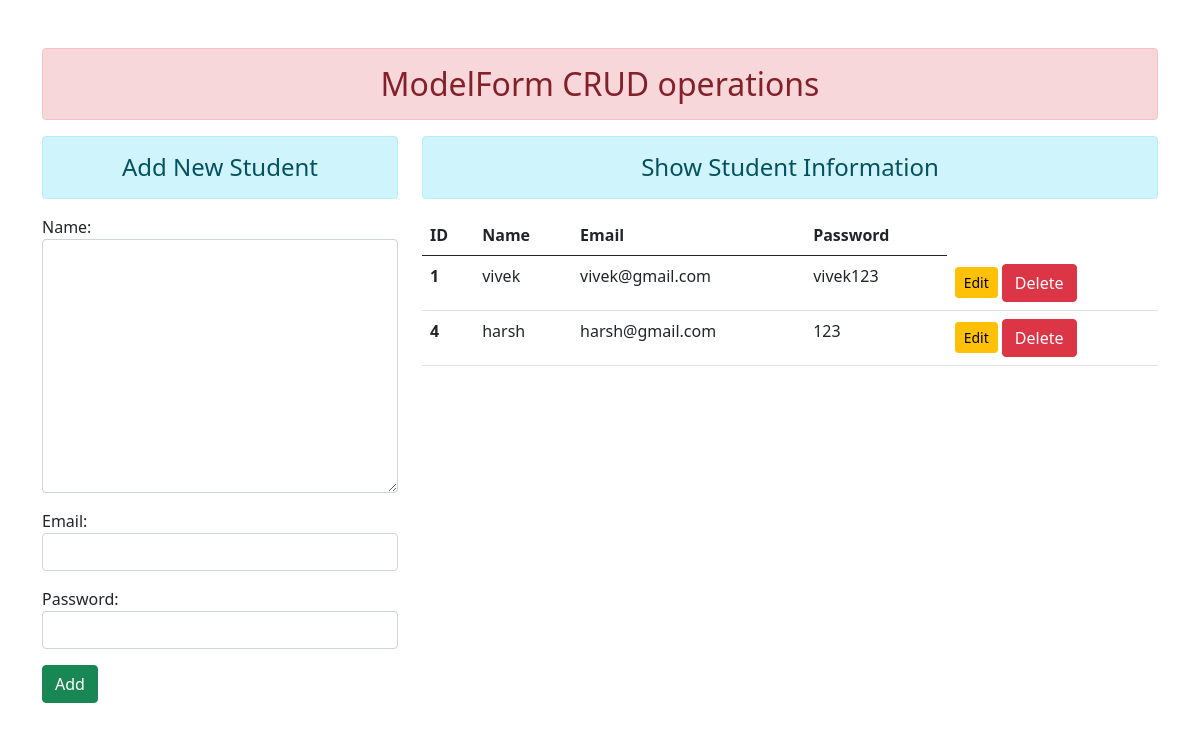
Before: / with the older database file.
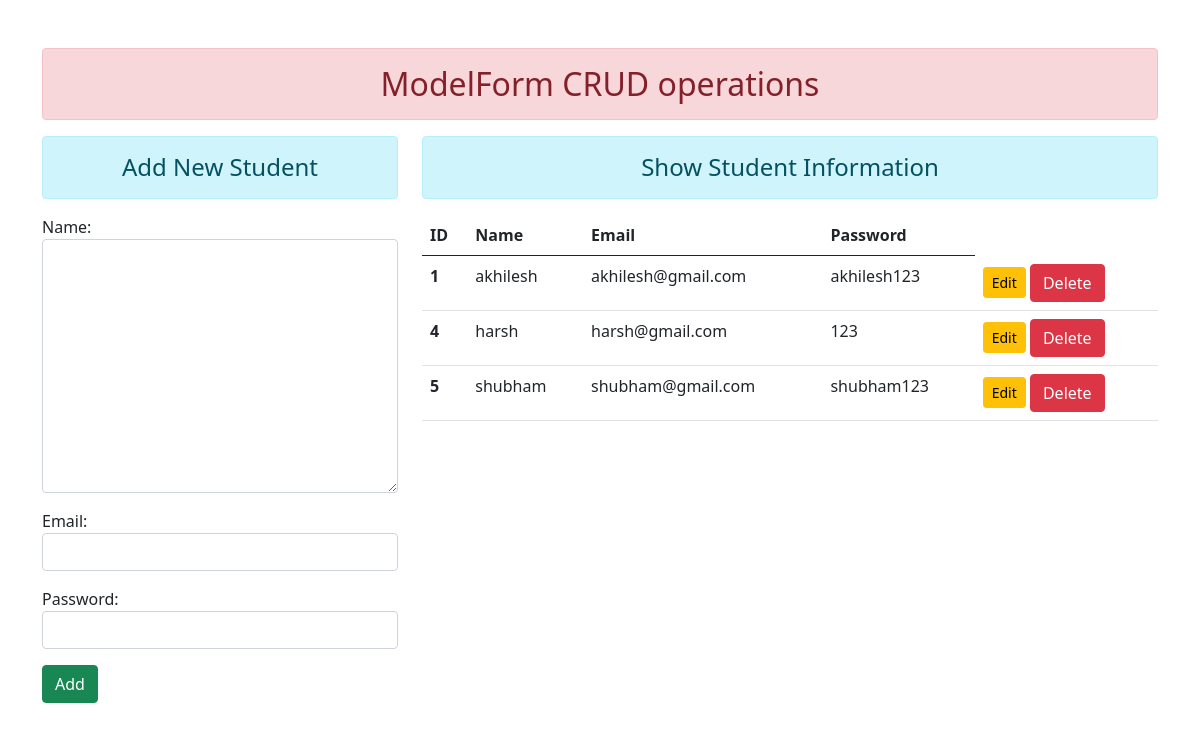
After: the same page with the newer database file.
### enroll/models.py (models this page shows)
class User(models.Model):
    name = models.CharField(max_length=100)
    email = models.EmailField(max_length=100)
    password = models.CharField(max_length=100)

### enroll/views.py (the view)
# urls.py: path('', views.dashboard, name='dashboard'),
def dashboard(request):
    if request.method == 'POST':
        fm = StudentRegistration(request.POST)
        if fm.is_valid():
            nm = fm.cleaned_data['name']
            em = fm.cleaned_data['email']
            pw = fm.cleaned_data['password']
            reg = User(name=nm, email=em, password=pw)
            reg.save()
            fm = StudentRegistration()
    else:
        fm = StudentRegistration()
    stud = User.objects.all()
    return render(request, 'enroll/dashboard.html', {'form': fm, 'stu': stud})

### enroll/forms.py
class StudentRegistration(forms.ModelForm):
    class Meta:
        model = User
        fields = ['name', 'email', 'password']
        widgets = {
            'name': forms.Textarea(attrs={'class': 'form-control', 'row': 1}),
            'email': forms.EmailInput(attrs={'class': 'form-control'}),
            'password': forms.PasswordInput(render_value=True, attrs={'class': 'form-control'}),
        }

### enroll/templates/enroll/dashboard.html (shortened to what this page needs)
{% extends "enroll/base.html" %}
{% block content %}
<div class="row">
    <div class="col-sm-4">
        <h4 class="text-center alert alert-info">Add New Student</h4>
        <form action="" method="POST">
            {{form.as_p}}
            <input type="submit" class="btn btn-success" value="Add">
        </form>
    </div>
    <div class="col-sm-8">
        <h4 class="text-center alert alert-info">Show Student Information</h4>
        {% if stu %}
        <table class="table table-hover">
            <thead>
                <tr>
                    <th>ID</th>
                    <th>Name</th>
                    <th>Email</th>
                    <th>Password</th>
                </tr>
            </thead>
            <tbody>
                {% for st in stu %}
                <tr>
                    <th scope="row">{{st.id}}</th>
                    <td>{{st.name}}</td>
                    <td>{{st.email}}</td>
                    <td>{{st.password}}</td>
                    <td>
                        <a href="{% url 'update_data' st.id %}" class="btn btn-warning btn-sm">Edit</a>
                        <form action="{% url 'delete_data' st.id %}" method="post" class="d-inline">
                            <input type="submit" class="btn btn-danger" value="Delete">
                        </form>
                    </td>
                </tr>
                {% endfor %}
            </tbody>
        </table>
        {% else %}
        <h4 class="text-center alert alert-warning">No Records</h4>
        {% endif %}
    </div>
</div>
{% endblock %}

### enroll/templates/enroll/base.html (shortened to what this page needs)
<!DOCTYPE html>
{% load static %}
<html lang="en">
  <head>
    <link rel="stylesheet" href="{% static 'enroll/css/bootstrap.css' %}" />
  </head>
  <body>
    <div class="container mt-5">
      <h2 class="text-center alert alert-danger">ModelForm CRUD operations</h2>
      {% block content %} {% endblock content %}
    </div>
  </body>
</html>

Changed rows visible on the page:
changed User id 1: name "vivek" → "akhilesh"; email "vivek@gmail.com" → "akhilesh@gmail.com"; password "vivek123" → "akhilesh123"
added User: id "5", name "shubham", email "shubham@gmail.com", password "shubham123"
